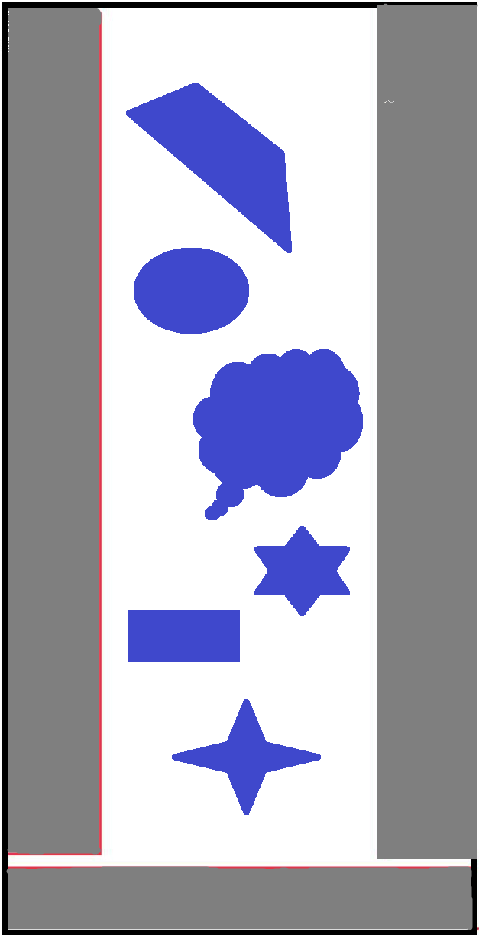
#> input picture lab_meccatronica.png, 479 x 935 px, found by its file name
$ python path_planning.py
#> lines starting #> are read from the running program, lines starting #| are printed output that depends on the picture; after the words box and inside, x2 and y2 are one past the last pixel; in counts of white or black regions, pixels touching at a corner belong together
# Creation of the path planner using
# python python open cv ad numpy
# The code is developed for 2D path planning
# because it is faster for raspberry to calculate the path in this way,
# and because I consider that on the z axis the altidue must be constant during the flight
# to avoid excessive oscillations
# Jan 23
# Riccardo Tessarin
import numpy as np
from math import dist
import cv2
import math
import matplotlib.pyplot as plt

class Astar():
    def __init__(self, m): #m is the only input require while definig class, it is the map of the environment
        self.map = m
        self.initialize()

    def initialize(self): #It is necessary when I want to recalculate a new path from 2 points on the map
        self.open = []
        self.close = {}
        self.g = {} #distance from start to the node
        self.h = {} #distance from node to the goal
        node_goal = None

    # estimation
    def distance(self, a, b):
        # Diagonal distance
        dMax = np.max([np.abs(a[0]-b[0]), np.abs(a[1]-b[1])])
        dMin = np.min([np.abs(a[0]-b[0]), np.abs(a[1]-b[1])])
        d = math.sqrt(2.) * dMin + (dMax - dMin)
        return d

    def planning(self, start, goal, inter, img=None):
        self.initialize() # Initialize the calculator
        self.open.append(start) #first step of the alghorithm is put node start in open list
        self.close[start] = None
        self.g[start] = 0 # coordinate of start are at distance 0 from itself
        self.h[start] = self.distance(start, goal) # distance from start point to goal point
        goal_node = None

        while(1): #Here start the real alghorithm
            min_distance = 9999999. #this value must be maximized at the beginning
            min_id = -1 #not exist in reality this index
            for i, node in reversed(list(enumerate(self.open))): #mia modifica, prendo prima gli ultimi perchè sono tendenzialmente quelli con h minore
            #for i, node in enumerate(self.open): # controllo tutti i nodi in open
                # 1:(loc1, loc2) come sto chiamando con enumerate i vari nodi in open
                f = self.g[node] # Calcolo il costo in termini di distanza di tutti
                y = self.h[node] # i vicini del nodo che sto considerando

                if f+y < min_distance: # Alla fine tengo il nodo che minimizza la somma dei due valori
                    min_distance = f+y
                    min_id = i

            # Alla fine questo nodo migliore è quello che mi rimane e su cui faccio i calcoli
            p = self.open.pop(min_id)  # Tolgo quello che vado a considerare da open e tengo però le sue coordinate

            #Controllo se in p vi è un ostacolo
            if self.map[p[1], p[0]] < 0.5: #Qui il check si basa sul colore della mappa, nero = ostacolo
                continue # to skip the current iteration of the loop
             # In questo modo il punto con ostacolo viene tolto da open e non si sviluppano i conti su di esso.

            # Controllo se sono arrivato alla destinazione
            if self.distance(p, goal) < inter:
                self.goal_node = p # Salvo p per non perderlo in goal node
                break

            # eight directions, definisco le 8 direzioni cui posso muovermi dal punto in cui sono (loc1, loc2)
            pts_next1 = [(p[0]+inter, p[1]), (p[0], p[1]+inter),
                         (p[0]-inter, p[1]), (p[0], p[1]-inter)]
            pts_next2 = [(p[0]+inter, p[1]+inter), (p[0]-inter, p[1]+inter),
                         (p[0]-inter, p[1]-inter), (p[0]+inter, p[1]-inter)]
            pts_next = pts_next1 + pts_next2

            for pn in pts_next: #Itero sui punti
                # Ci sono 2 possibilità, il punto è nuovo, oppure è già stato considerato
                # per i puntinuovi
                if pn not in self.close:
                    # metto pn in open
                    self.open.append(pn)
                    self.close[pn] = p # Associo pn al punto cui lo sto collegando
                    # Calcolo per quel punto il valore di h e g
                    self.g[pn] = self.g[p] + inter #La distanza da start che ha
                    self.h[pn] = self.distance(pn, goal) #quanto distante ancora da goal

                # Se è gia in close devo controllare se la distanza g diminuisce
                elif self.g[pn] > self.g[p] + inter:
                    # In caso affermativo sostituisco con la distanza minore e cambio il parente
                    self.close[pn] = p
                    self.g[pn] = self.g[p] + inter
                    # Non serve però ricalcolare la h, quella non cambia

            if img is not None:
                cv2.circle(img, (start[0], start[1]), 5, (0, 0, 1), 3)
                cv2.circle(img, (goal[0], goal[1]), 5, (0, 1, 0), 3)
                cv2.circle(img, p, 2, (0, 0, 1), 1)
                img_ = cv2.flip(img, 0)
                cv2.imshow("A* Test", img_)
                k = cv2.waitKey(1)
                if k == 27:
                    break


        # Extract path
        path = []
        p = self.goal_node
        while(True):
            path.insert(0, p)
            if self.close[p] == None:
                break
            p = self.close[p] # Il valore precedente in close, chiama il suo parente che diventa il punto successivo del path e ricorsivamente ricostruisco il percorso
        if path[-1] != goal:
            path.append(goal)
        return path


import timeit
smooth = True
if __name__ == "__main__":
    #img = cv2.flip(cv2.imread("C:\Volume_D\Programming\Blimp_git\Blimp\povo2_provaPathPlanning.png"), 0)
    img = cv2.flip(cv2.imread("C:\Volume_D\Programming\Blimp_git\Blimp\lab_meccatronica.png"),0)
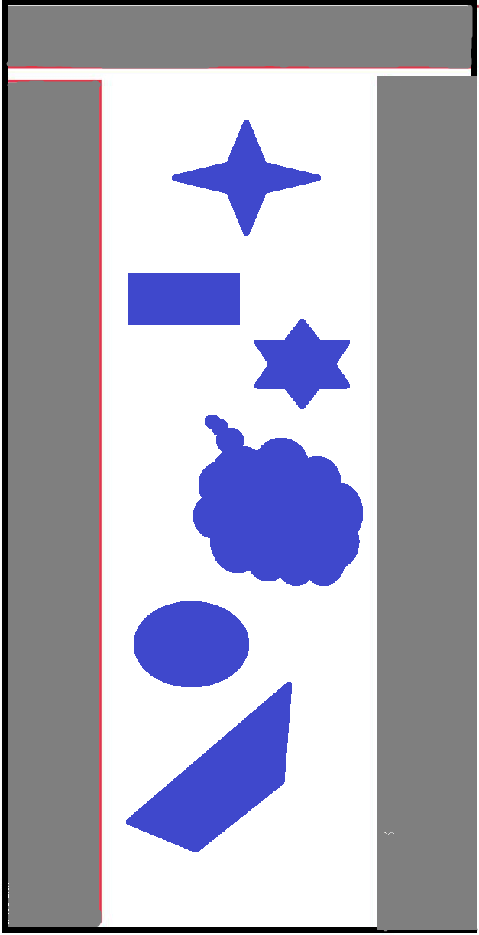
#> img: shape (935, 479, 3); mean B, G, R 186.6, 170, 169.9
    #img = cv2.flip(cv2.imread("C:\Volume_D\Programming\Blimp_git\Blimp\Maps\labirinto.png"),0)
    #flip = img[::-1,:,:] # revise height in (height, width, channel)
    img[img > 128] = 255
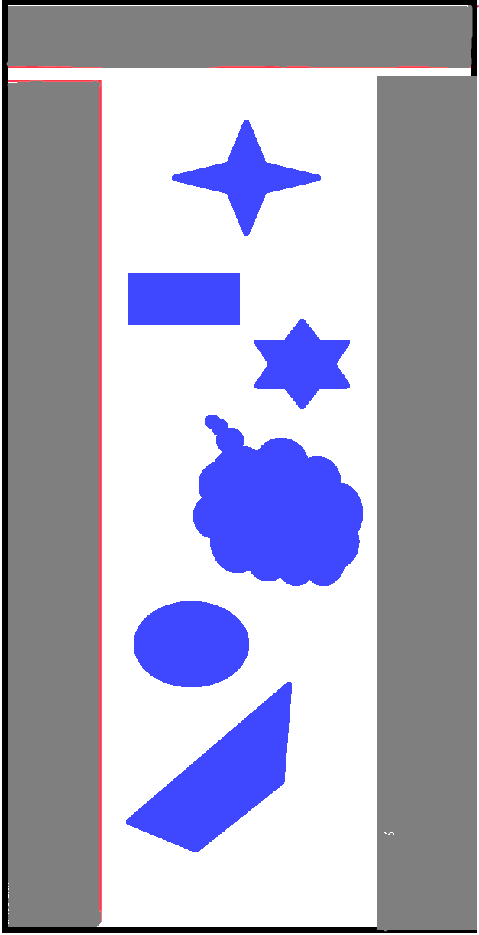
#> img: shape (935, 479, 3); 18.17% of pixels changed, all inside (x1, y1, x2, y2) = (0, 0, 479, 935)
    img[img <= 128] = 0
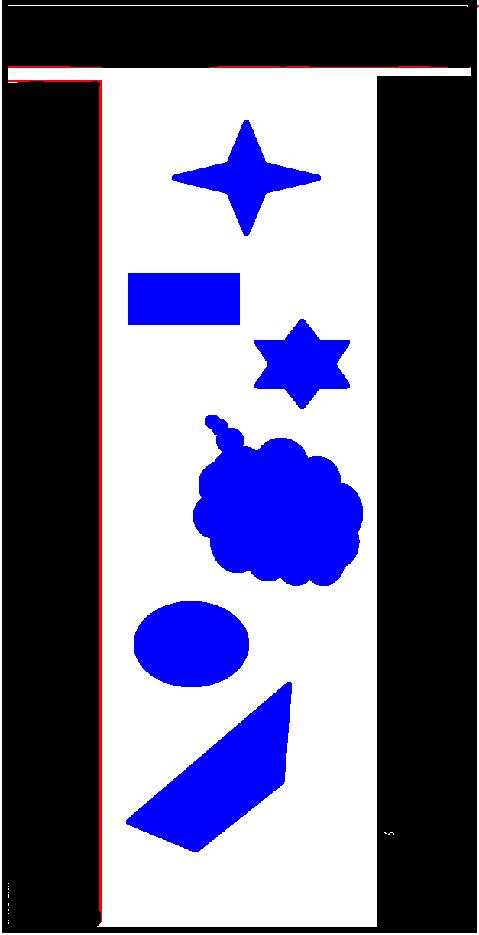
#> img: shape (935, 479, 3); mean B, G, R 138.5, 106.7, 108.5
    m = np.asarray(img)
    m = cv2.cvtColor(m, cv2.COLOR_RGB2GRAY)
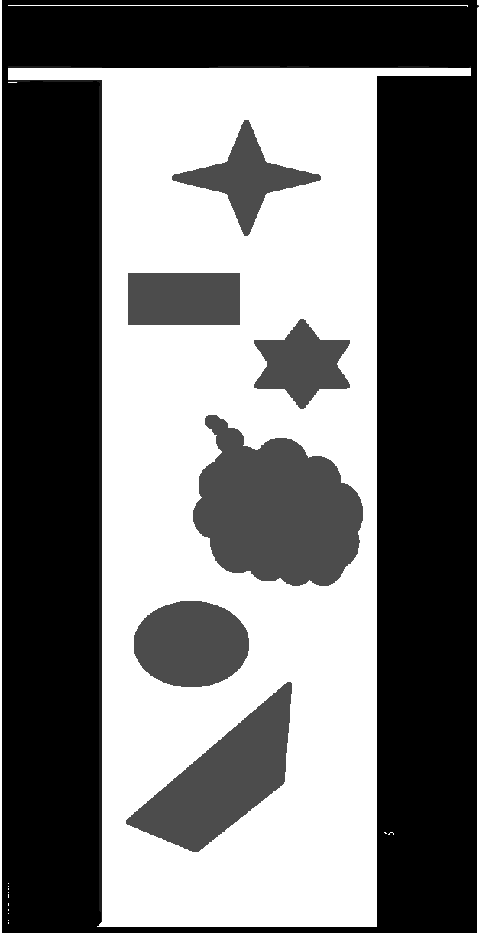
#> m: shape (935, 479); min 0, max 255, mean 116.4
    m = m.astype(float) / 255.
    #m = 1-cv2.dilate(1-m, np.ones((20, 20))) #inflate for avoid the obstacle
    img = img.astype(float)/255.


    start = (150,150) ## MY case
    goal = (300, 860)

    #start = (25,203) ## MY case wit labirinto
    #goal = (585, 210)


    a = timeit.default_timer()
    astar = Astar(m)
    path = astar.planning(start=start, goal=goal, img=img, inter=10) #100 è 1 metro nella realtà
#> in planning, `cv2.circle(img, (start[0], start[1]), 5, (0, 0, 1), 3)`: img: shape (935, 479, 3) float64; mean B, G, R 0.543, 0.418, 0.426
#> in planning, `cv2.circle(img, (goal[0], goal[1]), 5, (0, 1, 0), 3)`: img: shape (935, 479, 3) float64; mean B, G, R 0.543, 0.418, 0.425
#> in planning, `cv2.circle(img, p, 2, (0, 0, 1), 1)`: img: shape (935, 479, 3) float64; mean B, G, R 0.543, 0.418, 0.425
#> in planning, `img_ = cv2.flip(img, 0)`:
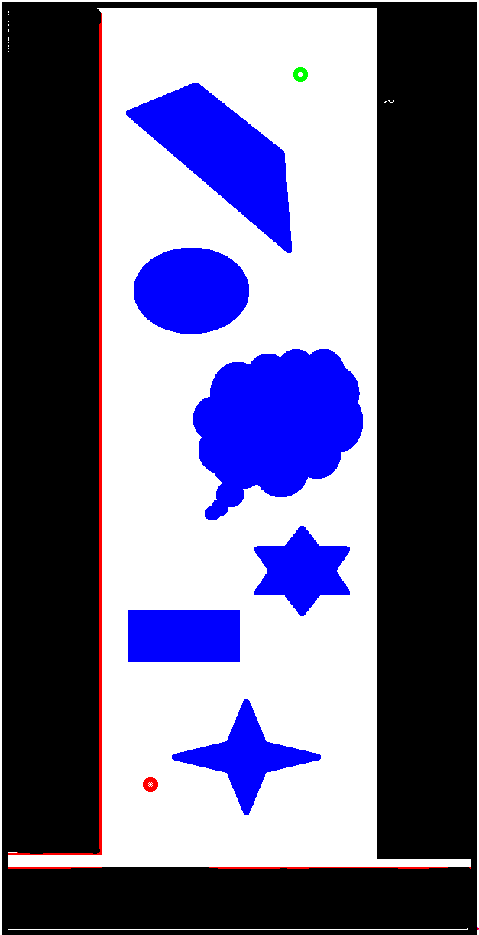
#> img_: shape (935, 479, 3) float64; mean B, G, R 0.543, 0.418, 0.425
#> (key Esc is pressed here)
#> (the run stopped early here; a loop or call above may not have finished)

$ run again, with povo2_provaPathPlanning.png copied over lab_meccatronica.png
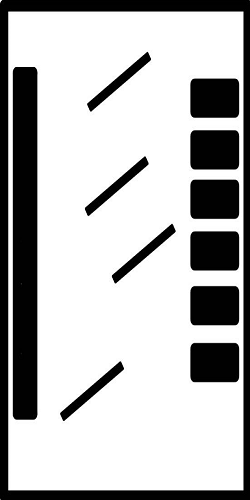
#> input picture povo2_provaPathPlanning.png, 250 x 500 px, found by its file name
#> in planning, `cv2.circle(img, (start[0], start[1]), 5, (0, 0, 1), 3)`:
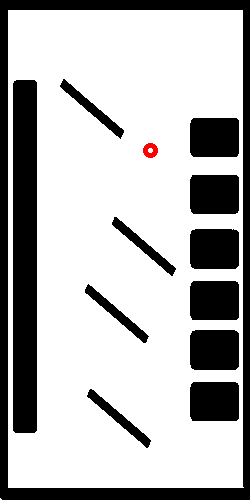
#> img: shape (500, 250, 3) float64; mean B, G, R 0.716, 0.716, 0.717
#> in planning, `img_ = cv2.flip(img, 0)`:
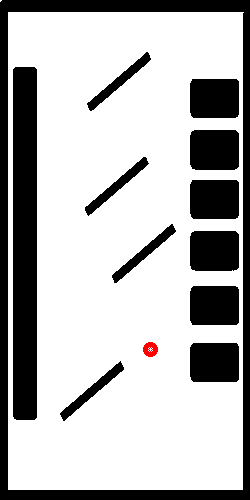
#> img_: shape (500, 250, 3) float64; mean B, G, R 0.716, 0.716, 0.717

$ run again, with Maps/labirinto.png copied over lab_meccatronica.png
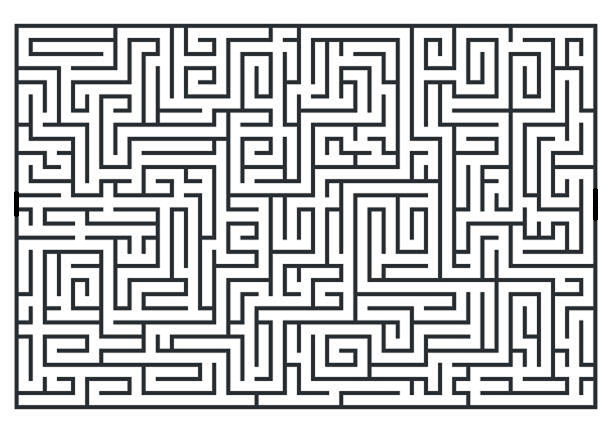
#> input picture Maps/labirinto.png, 612 x 433 px, found by its file name
#> in planning, `cv2.circle(img, (start[0], start[1]), 5, (0, 0, 1), 3)`:
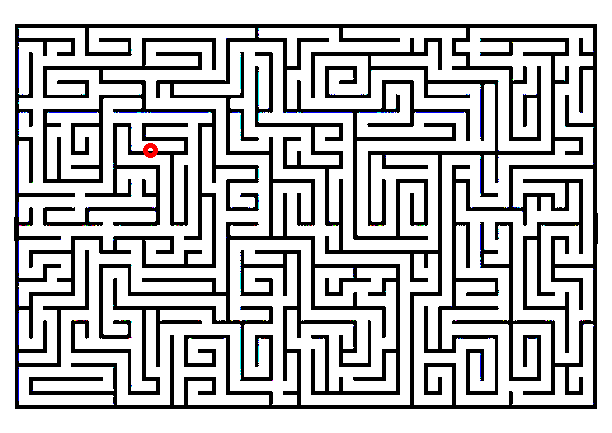
#> img: shape (433, 612, 3) float64; mean B, G, R 0.756, 0.754, 0.753
#> in planning, `img_ = cv2.flip(img, 0)`:
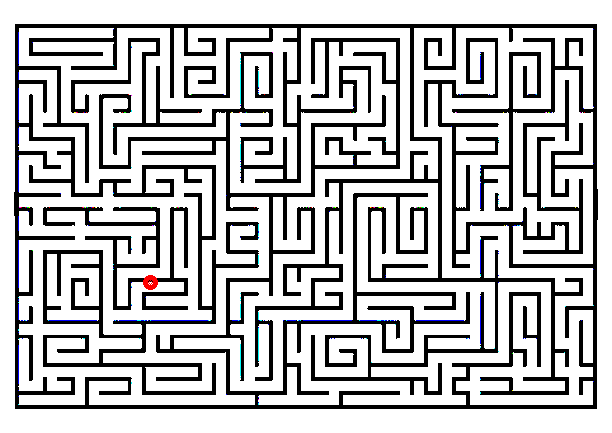
#> img_: shape (433, 612, 3) float64; mean B, G, R 0.756, 0.754, 0.753
